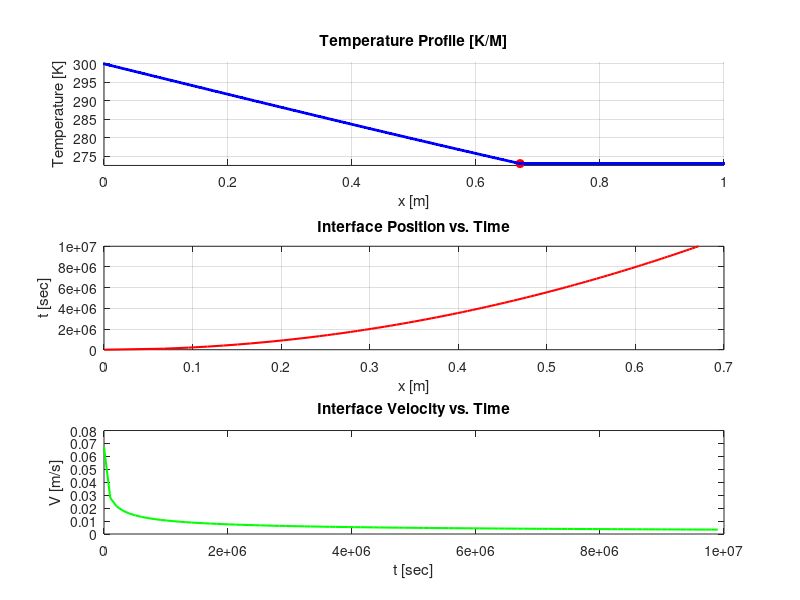

This chart was generated by the following MATLAB code:

% Leander Tenbarge
% Script to determine the Neumann solution to the one-dimensional, one-phase, Stefan problem:
clear all

% Actual Calculations: %%%
% Initial parameters:
To = 300;        % Boundary temperature @ x=0 [K]
Tm = 273;        % Melting temperature [K]
Cl = 2100;       % Specific heat capacity [J/kg*K]
L = 334000;      % Latent Heat of Fusion [J/kg]
alphal = 1.4e-7; % Thermal diffusivity [m^2/s]
LengthTime = 1e+7;
nt = 100;

% Calculating the Stefan Number:
Stl = (Cl*(To - Tm))/L; 

% Determining lambda (similarity parameter)
f = @(lambda) lambda*exp(lambda^2)*erf(lambda)*sqrt(pi) - Stl;
l = fzero(f,0.1);

% Interface position function
s = @(t) 2*l*sqrt(alphal*t);

% Temperature field function for x <= interface
Tfield = @(x,t) To - (To - Tm) * (erf(x./(2*sqrt(alphal*t)))/erf(l));

% Spatial and temporal domain for the first plot
t = linspace(1,LengthTime,nt);   % time steps
x_max = 1;                   % max x for plotting
xdomain = linspace(0, x_max, 500);  % spatial points for full domain

% Generating the interface position for the second plot:
interfacePlotPosition = zeros(size(t));
for i = 1:length(t)
    interfacePlotPosition(i) = s(t(i));
end

interfacePlotVelocity = diff(interfacePlotPosition);

% Plotting the Animation %%%%%

% Trick for Plotting Animations:
figure
hold on

% Second subplot (interface vs time, static)
subplot(3,1,2)       % make this subplot active
plot(interfacePlotPosition, t, 'r', 'LineWidth', 1.5)  % static plot
grid on
xlabel('x [m]')
ylabel('t [sec]')
title('Interface Position vs. Time')


% Third subplot (Interface Velocity (Ds/dt) vs. time)
subplot(3,1,3);
plot( t(1:99),interfacePlotVelocity, 'g', 'LineWidth', 1.5)  
ylabel('V [m/s]')
xlabel('t [sec]')
title('Interface Velocity vs. Time')

% First subplot animation (temperature profile)
fig1 = subplot(3,1,1);
xlabel(fig1,'x [m]')
ylabel(fig1,'Temperature [K]')
title(fig1,'Temperature Profile [K/M]')
ylim(fig1,[Tm-0.5 To+.5])
grid on
hold on

% Create plots in this axes
interface_plot = plot(fig1, 0, Tm, 'ro', 'MarkerFaceColor','r'); % moving interface
Tplot = plot(fig1, NaN, NaN, 'b', 'LineWidth',2); % initial temperature distribution

for i = 1:length(t)
    time = t(i);
    
    % Current interface
    interfacePosition = s(time);
    
    % Vectorized temperature over the full domain
    temperatureDistribution = Tm*ones(size(xdomain));
    insideInterface = xdomain <= interfacePosition;
    temperatureDistribution(insideInterface) = Tfield(xdomain(insideInterface), time);
    
    % Update plots
    set(Tplot, 'XData', xdomain, 'YData', temperatureDistribution)
    set(interface_plot, 'XData', interfacePosition, 'YData', Tm)
    
    drawnow
    pause(0.05)
end
